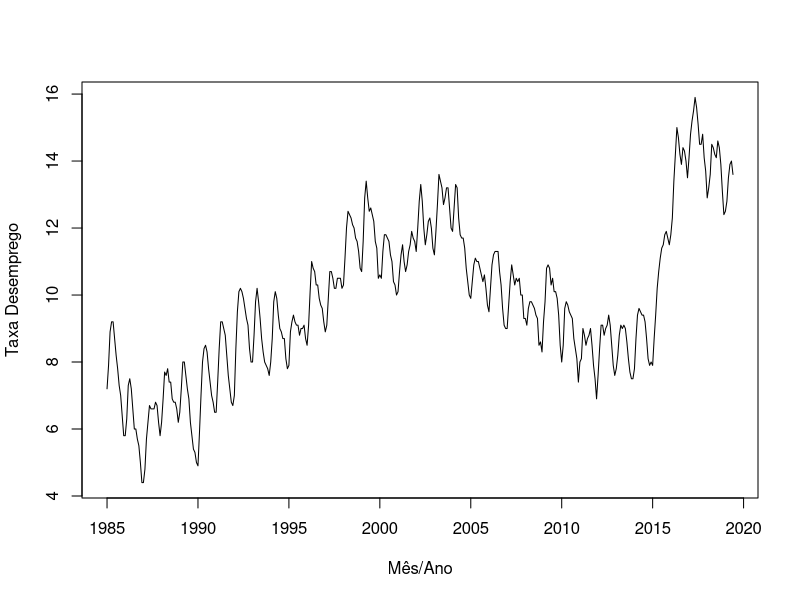
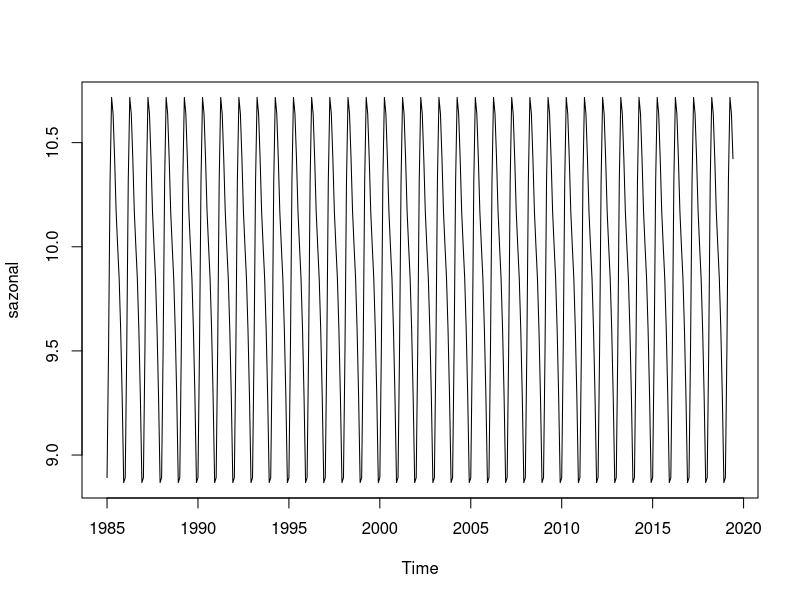
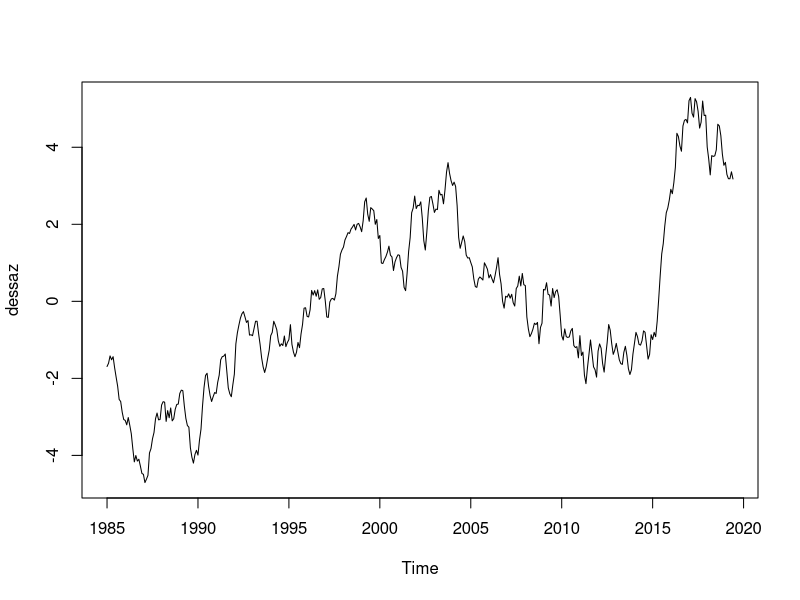
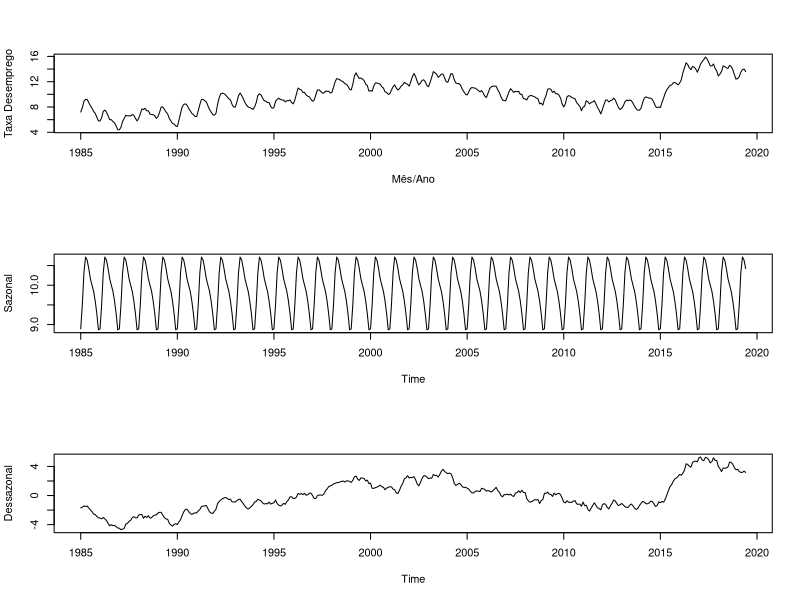
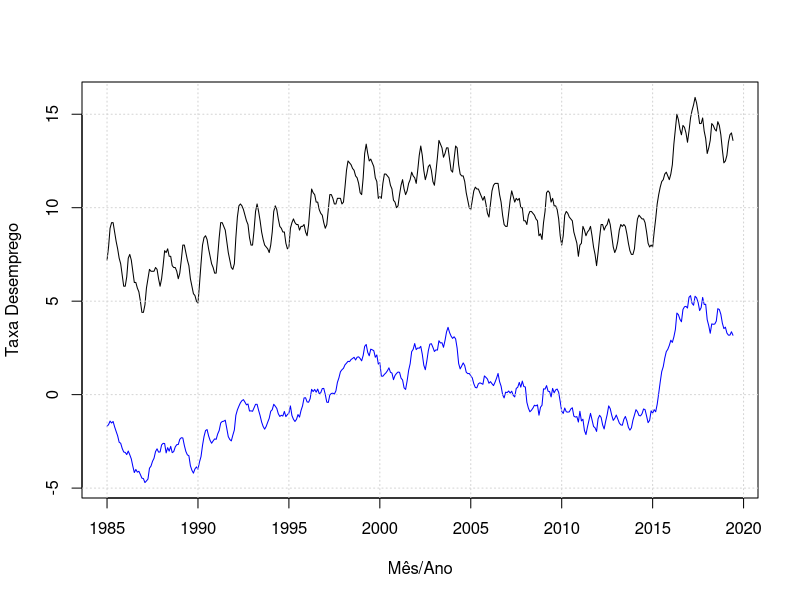

The R source for these figures, in order:
## ---- chunk 1
knitr::opts_chunk$set(echo = TRUE)
## ---- chunk 2
library(readxl)

desemp=read_excel('TaxaDesemprego.xlsx')

desemp=ts(desemp[,2],start=c(1985,1),freq=12)

plot(desemp,ylab='Taxa Desemprego', xlab='Mês/Ano')

## ---- chunk 3
#install.packages('forecast')
library(forecast)

dummies=seasonaldummy(desemp)

modelo=lm(desemp~dummies)
summary(modelo)

sazonal=ts(modelo$fitted.values,start=c(1985,1),freq=12)
plot(sazonal)

dessaz=ts(modelo$residuals,start=c(1985,1),freq=12)
plot(dessaz)

par(mfrow=c(3,1))
plot(desemp,ylab='Taxa Desemprego', xlab='Mês/Ano')
plot( sazonal, ylab='Sazonal')
plot(dessaz, ylab='Dessazonal')


par(mfrow=c(1,1))
min.desemp=min(desemp,dessaz)
max.desemp=max(desemp,dessaz)
plot(desemp,ylab='Taxa Desemprego', ylim=c(min.desemp,max.desemp),xlab='Mês/Ano')
par(new=T)
plot(dessaz,axes=F,ann=F, ylim=c(min.desemp,max.desemp),col='blue')
grid()
